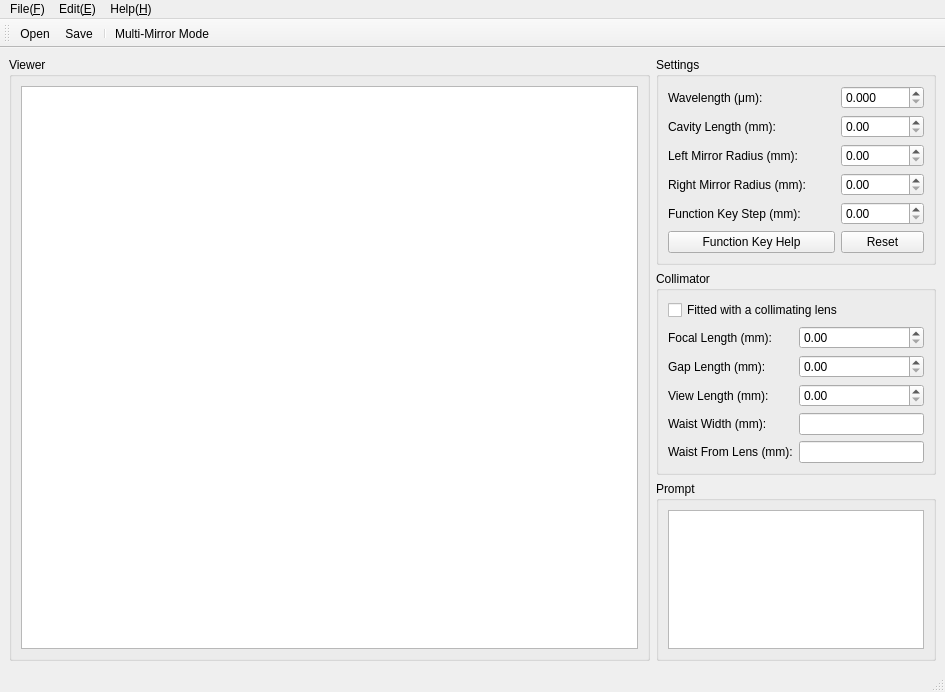
<?xml version="1.0" encoding="UTF-8"?>
<ui version="4.0">
 <class>MainWindow</class>
 <widget class="QMainWindow" name="MainWindow">
  <property name="geometry">
   <rect>
    <x>0</x>
    <y>0</y>
    <width>945</width>
    <height>692</height>
   </rect>
  </property>
  <property name="windowTitle">
   <string>Laser Resonator Designer</string>
  </property>
  <property name="windowIcon">
   <iconset resource="res.qrc">
    <normaloff>:/logo/images/proj7.png</normaloff>:/logo/images/proj7.png</iconset>
  </property>
  <widget class="QWidget" name="centralwidget">
   <layout class="QHBoxLayout" name="horizontalLayout">
    <item>
     <widget class="QGroupBox" name="groupBox">
      <property name="title">
       <string>Viewer</string>
      </property>
      <layout class="QVBoxLayout" name="verticalLayout">
       <item>
        <widget class="QGraphicsView" name="graphicsView">
         <property name="minimumSize">
          <size>
           <width>600</width>
           <height>550</height>
          </size>
         </property>
        </widget>
       </item>
      </layout>
     </widget>
    </item>
    <item>
     <layout class="QVBoxLayout" name="verticalLayout_5">
      <item>
       <widget class="QGroupBox" name="groupBox_2">
        <property name="title">
         <string>Settings</string>
        </property>
        <layout class="QVBoxLayout" name="verticalLayout_3">
         <item>
          <layout class="QGridLayout" name="gridLayout">
           <item row="3" column="0" colspan="2">
            <widget class="QLabel" name="label_9">
             <property name="sizePolicy">
              <sizepolicy hsizetype="Minimum" vsizetype="Preferred">
               <horstretch>0</horstretch>
               <verstretch>0</verstretch>
              </sizepolicy>
             </property>
             <property name="minimumSize">
              <size>
               <width>0</width>
               <height>0</height>
              </size>
             </property>
             <property name="text">
              <string>Right Mirror Radius (mm):</string>
             </property>
            </widget>
           </item>
           <item row="2" column="2">
            <widget class="QDoubleSpinBox" name="left_radius_DSpinBox">
             <property name="maximum">
              <double>10000.000000000000000</double>
             </property>
             <property name="singleStep">
              <double>50.000000000000000</double>
             </property>
            </widget>
           </item>
           <item row="0" column="2">
            <widget class="QDoubleSpinBox" name="wavelength_DSpinBox">
             <property name="decimals">
              <number>3</number>
             </property>
             <property name="maximum">
              <double>10.000000000000000</double>
             </property>
             <property name="singleStep">
              <double>0.100000000000000</double>
             </property>
            </widget>
           </item>
           <item row="5" column="2">
            <widget class="QPushButton" name="reset_Button">
             <property name="text">
              <string>Reset</string>
             </property>
            </widget>
           </item>
           <item row="0" column="0" colspan="2">
            <widget class="QLabel" name="label_4">
             <property name="sizePolicy">
              <sizepolicy hsizetype="Minimum" vsizetype="Preferred">
               <horstretch>0</horstretch>
               <verstretch>0</verstretch>
              </sizepolicy>
             </property>
             <property name="text">
              <string>Wavelength (μm):</string>
             </property>
            </widget>
           </item>
           <item row="1" column="2">
            <widget class="QDoubleSpinBox" name="cavity_length_DSpinBox">
             <property name="maximum">
              <double>10000.000000000000000</double>
             </property>
             <property name="singleStep">
              <double>10.000000000000000</double>
             </property>
            </widget>
           </item>
           <item row="4" column="2">
            <widget class="QDoubleSpinBox" name="key_step_DSpinBox">
             <property name="maximum">
              <double>100.000000000000000</double>
             </property>
             <property name="singleStep">
              <double>10.000000000000000</double>
             </property>
            </widget>
           </item>
           <item row="3" column="2">
            <widget class="QDoubleSpinBox" name="right_radius_DSpinBox">
             <property name="maximum">
              <double>10000.000000000000000</double>
             </property>
             <property name="singleStep">
              <double>50.000000000000000</double>
             </property>
            </widget>
           </item>
           <item row="2" column="0" colspan="2">
            <widget class="QLabel" name="label_8">
             <property name="sizePolicy">
              <sizepolicy hsizetype="Minimum" vsizetype="Preferred">
               <horstretch>0</horstretch>
               <verstretch>0</verstretch>
              </sizepolicy>
             </property>
             <property name="text">
              <string>Left Mirror Radius (mm):</string>
             </property>
            </widget>
           </item>
           <item row="1" column="0" colspan="2">
            <widget class="QLabel" name="label_7">
             <property name="sizePolicy">
              <sizepolicy hsizetype="Minimum" vsizetype="Preferred">
               <horstretch>0</horstretch>
               <verstretch>0</verstretch>
              </sizepolicy>
             </property>
             <property name="text">
              <string>Cavity Length (mm):</string>
             </property>
            </widget>
           </item>
           <item row="4" column="0" colspan="2">
            <widget class="QLabel" name="label_10">
             <property name="sizePolicy">
              <sizepolicy hsizetype="Minimum" vsizetype="Preferred">
               <horstretch>0</horstretch>
               <verstretch>0</verstretch>
              </sizepolicy>
             </property>
             <property name="text">
              <string>Function Key Step (mm):</string>
             </property>
            </widget>
           </item>
           <item row="5" column="0" colspan="2">
            <widget class="QPushButton" name="help_Button">
             <property name="text">
              <string>Function Key Help</string>
             </property>
            </widget>
           </item>
          </layout>
         </item>
        </layout>
       </widget>
      </item>
      <item>
       <widget class="QGroupBox" name="groupBox_4">
        <property name="title">
         <string>Collimator</string>
        </property>
        <layout class="QVBoxLayout" name="verticalLayout_4">
         <item>
          <layout class="QGridLayout" name="gridLayout_2">
           <item row="5" column="0">
            <widget class="QLabel" name="label_3">
             <property name="text">
              <string>View Length (mm):</string>
             </property>
            </widget>
           </item>
           <item row="4" column="0">
            <widget class="QLabel" name="label_2">
             <property name="text">
              <string>Gap Length (mm):</string>
             </property>
            </widget>
           </item>
           <item row="4" column="1">
            <widget class="QDoubleSpinBox" name="d1Box">
             <property name="maximum">
              <double>500.000000000000000</double>
             </property>
             <property name="singleStep">
              <double>10.000000000000000</double>
             </property>
            </widget>
           </item>
           <item row="6" column="1">
            <widget class="QLineEdit" name="wasitEdit">
             <property name="sizePolicy">
              <sizepolicy hsizetype="Minimum" vsizetype="Fixed">
               <horstretch>0</horstretch>
               <verstretch>0</verstretch>
              </sizepolicy>
             </property>
             <property name="readOnly">
              <bool>true</bool>
             </property>
            </widget>
           </item>
           <item row="2" column="0">
            <widget class="QLabel" name="label">
             <property name="text">
              <string>Focal Length (mm):</string>
             </property>
            </widget>
           </item>
           <item row="2" column="1">
            <widget class="QDoubleSpinBox" name="fBox">
             <property name="maximum">
              <double>200.000000000000000</double>
             </property>
             <property name="singleStep">
              <double>10.000000000000000</double>
             </property>
            </widget>
           </item>
           <item row="0" column="0" rowspan="2" colspan="2">
            <widget class="QCheckBox" name="checkBox">
             <property name="text">
              <string>Fitted with a collimating lens</string>
             </property>
            </widget>
           </item>
           <item row="6" column="0">
            <widget class="QLabel" name="label_5">
             <property name="text">
              <string>Waist Width (mm):</string>
             </property>
            </widget>
           </item>
           <item row="5" column="1">
            <widget class="QDoubleSpinBox" name="d2Box">
             <property name="maximum">
              <double>700.000000000000000</double>
             </property>
             <property name="singleStep">
              <double>10.000000000000000</double>
             </property>
            </widget>
           </item>
           <item row="7" column="0">
            <widget class="QLabel" name="label_6">
             <property name="text">
              <string>Waist From Lens (mm):</string>
             </property>
            </widget>
           </item>
           <item row="7" column="1">
            <widget class="QLineEdit" name="distanceEdit">
             <property name="sizePolicy">
              <sizepolicy hsizetype="Minimum" vsizetype="Fixed">
               <horstretch>0</horstretch>
               <verstretch>0</verstretch>
              </sizepolicy>
             </property>
             <property name="readOnly">
              <bool>true</bool>
             </property>
            </widget>
           </item>
          </layout>
         </item>
        </layout>
       </widget>
      </item>
      <item>
       <widget class="QGroupBox" name="groupBox_3">
        <property name="title">
         <string>Prompt</string>
        </property>
        <layout class="QVBoxLayout" name="verticalLayout_2">
         <item>
          <widget class="QTextBrowser" name="textBrowser">
           <property name="sizePolicy">
            <sizepolicy hsizetype="Minimum" vsizetype="Expanding">
             <horstretch>0</horstretch>
             <verstretch>0</verstretch>
            </sizepolicy>
           </property>
          </widget>
         </item>
        </layout>
       </widget>
      </item>
     </layout>
    </item>
   </layout>
  </widget>
  <widget class="QMenuBar" name="menubar">
   <property name="geometry">
    <rect>
     <x>0</x>
     <y>0</y>
     <width>945</width>
     <height>33</height>
    </rect>
   </property>
   <widget class="QMenu" name="menuFile">
    <property name="title">
     <string>File(&amp;F)</string>
    </property>
    <addaction name="actionOpen"/>
    <addaction name="actionSave"/>
    <addaction name="actionClose"/>
   </widget>
   <widget class="QMenu" name="menuEdit_E">
    <property name="title">
     <string>Edit(&amp;E)</string>
    </property>
    <addaction name="actionMulti_Mirror_Mode"/>
   </widget>
   <widget class="QMenu" name="menuHelp_H">
    <property name="title">
     <string>Help(&amp;H)</string>
    </property>
    <addaction name="actionHelp"/>
    <addaction name="actionAbout"/>
   </widget>
   <addaction name="menuFile"/>
   <addaction name="menuEdit_E"/>
   <addaction name="menuHelp_H"/>
  </widget>
  <widget class="QStatusBar" name="statusbar"/>
  <widget class="QToolBar" name="toolBar">
   <property name="windowTitle">
    <string>toolBar</string>
   </property>
   <attribute name="toolBarArea">
    <enum>TopToolBarArea</enum>
   </attribute>
   <attribute name="toolBarBreak">
    <bool>false</bool>
   </attribute>
   <addaction name="actionOpen"/>
   <addaction name="actionSave"/>
   <addaction name="separator"/>
   <addaction name="actionMulti_Mirror_Mode"/>
  </widget>
  <action name="actionOpen">
   <property name="icon">
    <iconset resource="res.qrc">
     <normaloff>:/logo/images/open.png</normaloff>:/logo/images/open.png</iconset>
   </property>
   <property name="text">
    <string>Open</string>
   </property>
  </action>
  <action name="actionSave">
   <property name="icon">
    <iconset resource="res.qrc">
     <normaloff>:/logo/images/save.png</normaloff>:/logo/images/save.png</iconset>
   </property>
   <property name="text">
    <string>Save</string>
   </property>
  </action>
  <action name="actionMulti_Mirror_Mode">
   <property name="icon">
    <iconset resource="res.qrc">
     <normaloff>:/logo/images/analysis.png</normaloff>:/logo/images/analysis.png</iconset>
   </property>
   <property name="text">
    <string>Multi-Mirror Mode</string>
   </property>
  </action>
  <action name="actionHelp">
   <property name="icon">
    <iconset resource="res.qrc">
     <normaloff>:/logo/images/help.png</normaloff>:/logo/images/help.png</iconset>
   </property>
   <property name="text">
    <string>Help</string>
   </property>
  </action>
  <action name="actionAbout">
   <property name="icon">
    <iconset resource="res.qrc">
     <normaloff>:/logo/images/about.png</normaloff>:/logo/images/about.png</iconset>
   </property>
   <property name="text">
    <string>About</string>
   </property>
  </action>
  <action name="actionClose">
   <property name="icon">
    <iconset resource="res.qrc">
     <normaloff>:/logo/images/quit.png</normaloff>:/logo/images/quit.png</iconset>
   </property>
   <property name="text">
    <string>Quit</string>
   </property>
  </action>
 </widget>
 <resources>
  <include location="res.qrc"/>
 </resources>
 <connections/>
</ui>
